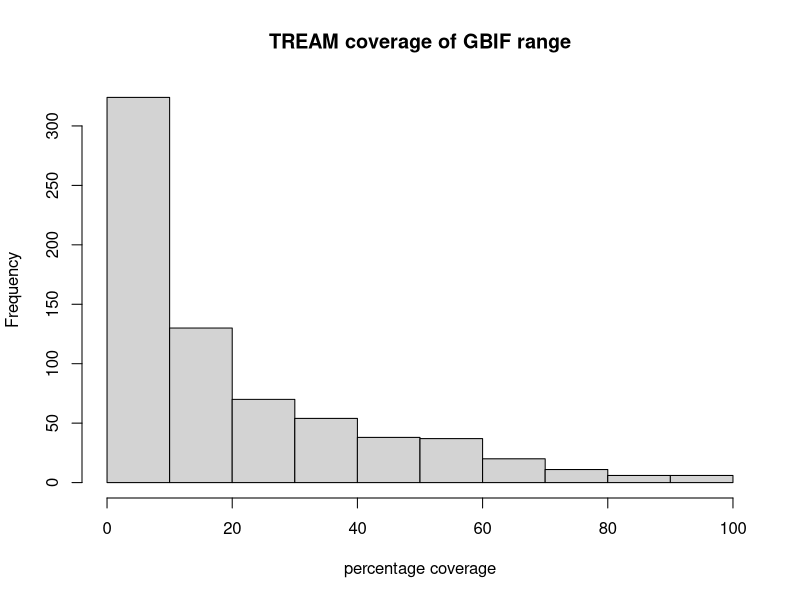
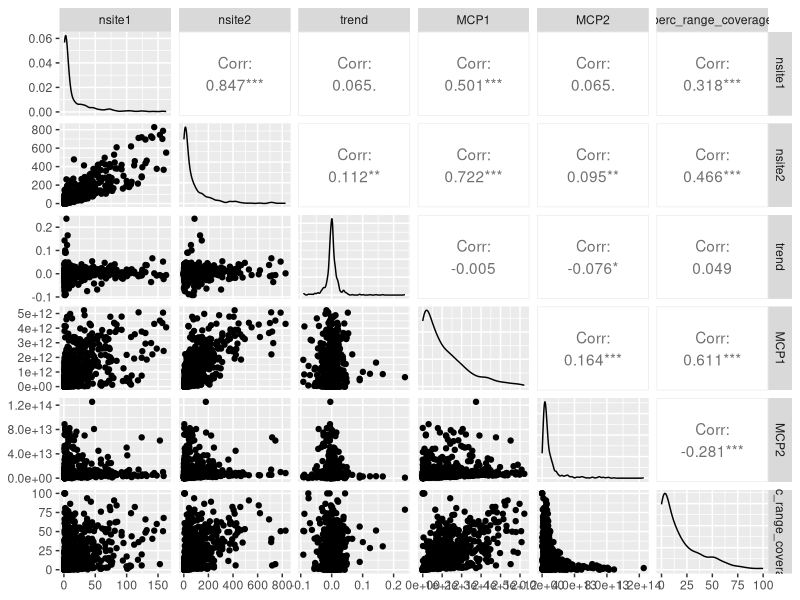
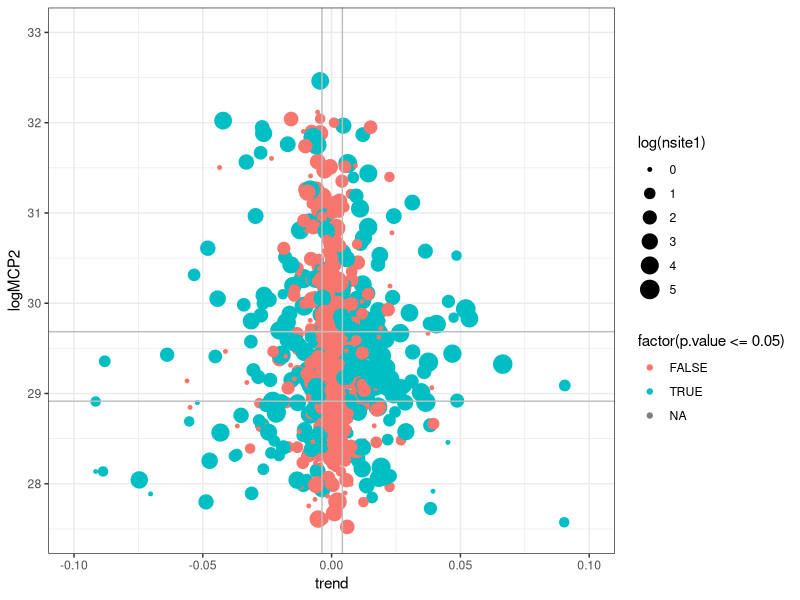

The R script that drew these images, in order:
## ---- chunk 1
knitr::opts_chunk$set(echo = TRUE)
library(ggplot2)
library(GGally)
## ---- chunk 2
data <- read.csv("species_information_TREAM.csv")
nrow(data)
names(data)
## ---- chunk 3
colSums(is.na(data))
## ---- chunk 4
subset(data, is.na(p.value), select = 1:6)
## ---- chunk 5
table(subset(data, is.na(MCP1))$nsite2)
## ---- chunk 6
hist(data$perc_range_coverage, main = "TREAM coverage of GBIF range", xlab = "percentage coverage")
## ---- chunk 7
data$logMCP1 <- log(data$MCP1)
data$logMCP2 <- log(data$MCP2)
ggpairs(data[,c(2,3,4,7,8,9)])
## ---- chunk 8
with(data, table(is.na(MCP1), is.na(MCP2)))
## ---- chunk 9
apply(data[,c(2,3,4,7,8)], 2, quantile, c(0.33,0.5,0.67), na.rm=T)
## ---- chunk 10
100 * (exp(0.004) - 1)
## ---- chunk 11
100 * (exp(0.004 * 30) - 1)
## ---- chunk 12
gp <- ggplot(data, aes(x=trend, y=logMCP2)) +
  geom_point(aes(colour = factor(p.value <= 0.05), size = log(nsite1))) +
  geom_vline(xintercept = quantile(data$trend, 0.33, na.rm=T), col="grey") +
  geom_vline(xintercept = quantile(data$trend, 0.67, na.rm=T), col="grey") +
  geom_hline(yintercept = quantile(data$logMCP2, 0.33, na.rm=T), col="grey") +
  geom_hline(yintercept = quantile(data$logMCP2, 0.67, na.rm=T), col="grey") +
  theme_bw()

gp + xlim(c(-0.1, 0.1)) + ylim(c(27.5, 33))
## ---- chunk 13
tCut <- function(x, labs) cut(x, incl= TRUE, right = FALSE,
                                     breaks = quantile(x, c(0, 0.33, 0.67, 1), na.rm = TRUE), labels = labs)

data$trendCat <- tCut(data$trend, labs = c("declining", "stable", "increasing"))
data$RangeCat <- tCut(data$MCP2, labs = c("small", "medium", "big"))
data$nSiteCat <- cut(data$nsite1, incl= TRUE, breaks = c(1, 2, 5, 10,Inf), labels=c("1-2", "3-5","6-10", "11+"))
## ---- chunk 14
data$trendCat[data$p.value > 0.05] <- "stable"
## ---- chunk 15
with(data, table(trendCat, RangeCat, nSiteCat, useNA="if"))
